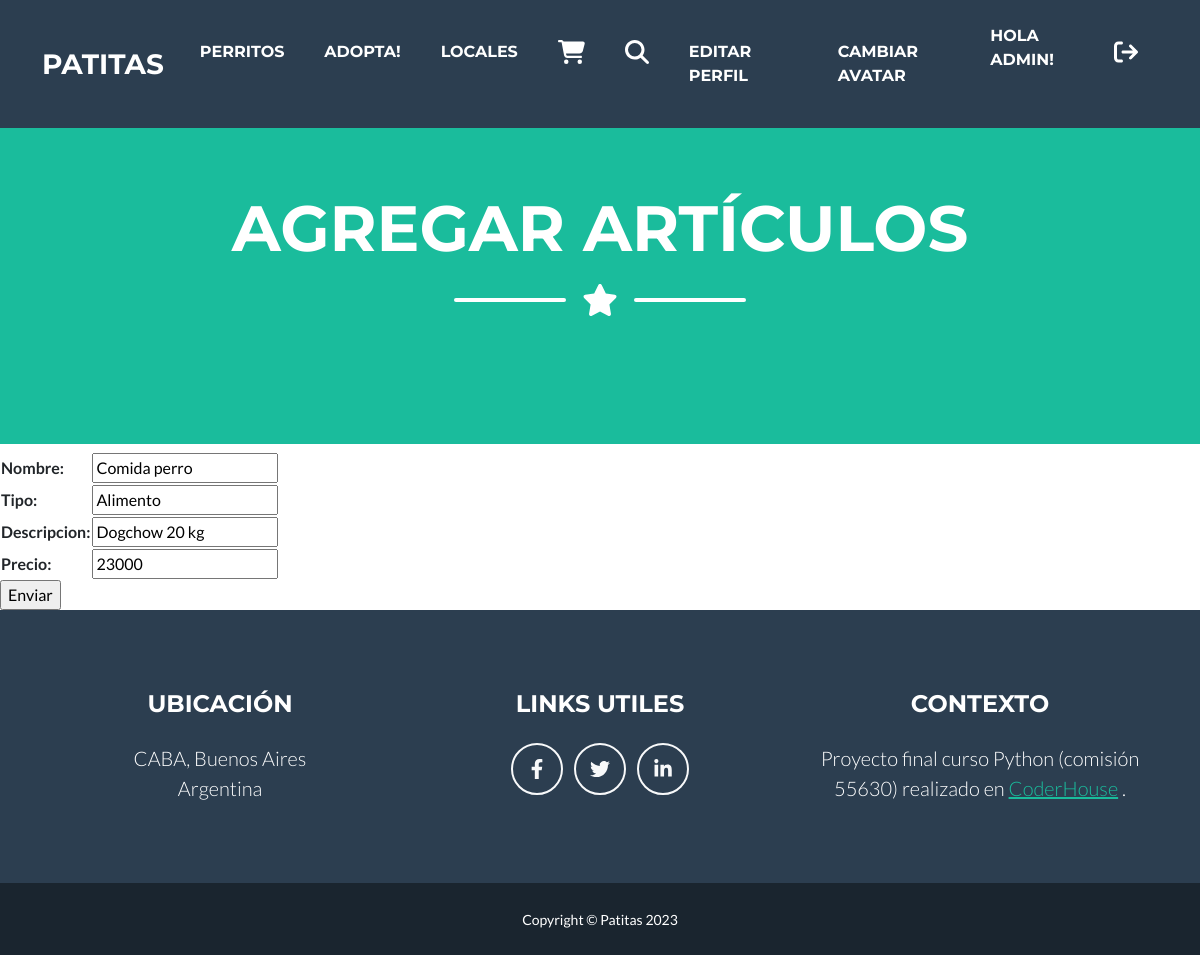
/update_articulo/1/ (signed in), run on the app's committed database.
### aplicacion/models.py (models this page shows, shortened)
class Articulo(models.Model):
    nombre = models.CharField(max_length=50)
    tipo = models.CharField(max_length=50)
    descripcion = models.CharField(max_length=500)
    precio = models.IntegerField()
    class Meta:
        ordering = ['tipo']

### aplicacion/views.py (the view)
# urls.py: path('update_articulo/<int:pk>/', ArticuloUpdate.as_view(), name="update_articulo" ),
class ArticuloUpdate(LoginRequiredMixin, UpdateView):
    model = Articulo
    fields = ['nombre', 'tipo', 'descripcion', 'precio']
    success_url = reverse_lazy('articulo')

### aplicacion/templates/aplicacion/articulo_form.html (shortened to what this page needs)
{% extends 'aplicacion/base.html' %}
{% load static %}
{% block titulo_principal %}Agregar artículos{% endblock titulo_principal %}

### aplicacion/templates/aplicacion/base.html (shortened to what this page needs)
<!DOCTYPE html>
<html lang="en">
    <head>
        {% load static %}
        <link href="{% static 'aplicacion/css/styles.css' %}" rel="stylesheet" />
    </head>
    <body id="page-top">
        <nav class="navbar navbar-expand-lg bg-secondary text-uppercase fixed-top" id="mainNav">
            <div class="container">
                <a class="navbar-brand" href="{% url 'home' %}">Patitas</a>
                <div class="collapse navbar-collapse" id="navbarResponsive">
                    <ul class="navbar-nav ms-auto">
                        {% if user.is_authenticated %}
                        <li class="nav-item mx-0 mx-lg-1"><a class="nav-link py-3 px-0 px-lg-3 rounded" href="{% url 'perro' %}">Perritos</a></li>
                        <li class="nav-item mx-0 mx-lg-1"><a class="nav-link py-3 px-0 px-lg-3 rounded" href="{% url 'adoptante' %}">Adopta!</a></li>
                        <li class="nav-item mx-0 mx-lg-1"><a class="nav-link py-3 px-0 px-lg-3 rounded" href="{% url 'local' %}">Locales</a></li>
                        <li class="nav-item mx-0 mx-lg-1"><a class="nav-link py-3 px-0 px-lg-3 rounded" href="{% url 'articulo' %}"><i class="fa-solid fa-cart-shopping fa-xl" style="color: #ffffff;"></i></a></li>
                        <li class="nav-item mx-0 mx-lg-1"><a class="nav-link py-3 px-0 px-lg-3 rounded" href="{% url 'buscar_articulo' %}"><i class="fa-solid fa-magnifying-glass fa-xl" style="color: #ffffff;"></i></a></li>
                        <li class="nav-item mx-0 mx-lg-1"><a class="nav-link py-3 px-0 px-lg-3 rounded" href="{% url 'editar_perfil' %}">Editar perfil</a></li>
                        <li class="nav-item mx-0 mx-lg-1"><a class="nav-link py-3 px-0 px-lg-3 rounded" href="{% url 'agregar_avatar' %}">Cambiar avatar</a></li>
                        <p style="color:white">Hola {{user.username}}!</p>
                        <li class="nav-item mx-0 mx-lg-1"><a class="nav-link py-3 px-0 px-lg-3 rounded" href="{% url 'logout' %}"><i class="fa-solid fa-arrow-right-from-bracket fa-xl" style="color: #ffffff;"></i></a></li>
                    {% endif %}
                    </ul>
                </div>
            </div>
        </nav>
        <header class="masthead bg-primary text-white text-center">
            <div class="container d-flex align-items-center flex-column">
                <h1 class="masthead-heading text-uppercase mb-0">{% block titulo_principal %} Bienvenido {% endblock titulo_principal %}</h1>
                <div class="divider-custom divider-light">
                    <div class="divider-custom-line"></div>
                    <div class="divider-custom-icon"><i class="fas fa-star"></i></div>
                    <div class="divider-custom-line"></div>
                </div>
            </div>
        </header>
        {% block formulario %}
        <form action="" method="POST">
            <table>
                {{ form.as_table }}
            </table>
            <input type="submit" value="Enviar">
        </form>
        {% endblock formulario %}
        {% block footer %}
        <footer class="footer text-center">
            <div class="container">
                <div class="row">
                    <div class="col-lg-4 mb-5 mb-lg-0">
                        <h4 class="text-uppercase mb-4">Ubicación</h4>
                        <p class="lead mb-0">
                            CABA, Buenos Aires
                            <br />
                            Argentina
                        </p>
                    </div>
                    <div class="col-lg-4 mb-5 mb-lg-0">
                        <h4 class="text-uppercase mb-4">Links utiles</h4>
                        <a class="btn btn-outline-light btn-social mx-1" href="https://es-la.facebook.com/mariana.gomezparadiuk/"><i class="fab fa-fw fa-facebook-f"></i></a>
                        <a class="btn btn-outline-light btn-social mx-1" href="https://twitter.com/i/flow/login?redirect_after_login=%2Fmaruu_07%2Fstatuses%2F915567448199397383"><i class="fab fa-fw fa-twitter"></i></a>
                        <a class="btn btn-outline-light btn-social mx-1" href="https://www.linkedin.com/in/mariana-c-g%C3%B3mez-paradiuk-9b1276183/"><i class="fab fa-fw fa-linkedin-in"></i></a>
                    </div>
                    <div class="col-lg-4">
                        <h4 class="text-uppercase mb-4">Contexto</h4>
                        <p class="lead mb-0">
                            Proyecto final curso Python (comisión 55630) realizado en
                            <a href="https://www.coderhouse.com/">CoderHouse</a>
                            .
                        </p>
                    </div>
                </div>
            </div>
        </footer>
        {% endblock footer %}
        <div class="copyright py-4 text-center text-white">
            <div class="container"><small>Copyright &copy; Patitas 2023</small></div>
        </div>
    </body>
</html>

### data on the page
Articulo: nombre "Comida perro", tipo "Alimento", descripcion "Dogchow 20 kg", precio "23000"

### other printed values
{{ user.username }} "ADMIN"
